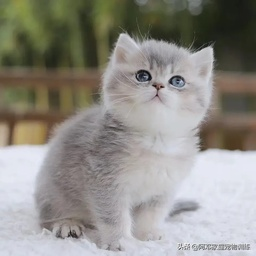
#> input picture ch11/cat.jpg, 256 x 256 px, shrunk from 960 x 960 before the run
$ python convolutions.py --image cat.jpg
#> lines starting #> are read from the running program, lines starting #| are printed output that depends on the picture
import argparse
import numpy as np
import cv2
from skimage.exposure import rescale_intensity


def convolve(image, K):
    # grab the spatial dimensions of the image and kernel
    (iH, iW) = image.shape[:2]
    (kH, kW) = K.shape[:2]

    # allocate memory for the output image, taking care to "pad" \
    # the borders of the input image so the spatial size (i.e., \
    # width and height) are not reduced
    pad = (kW - 1) // 2
    image = cv2.copyMakeBorder(image, pad, pad, pad, pad, cv2.BORDER_REPLICATE)
    output = np.zeros((iH, iW), dtype='float')

    # loop over the input image, "sliding" the kernel across \
    # each (x, y)-coordinate from left-to-right and top-to-bottom
    for y in np.arange(pad, iH + pad):
        for x in np.arange(pad, iW + pad):
            # extract the ROI (Region of Interest) of the image \
            # by extracting the *center* region of the current \
            # (x, y)-coordinates dimensions
            roi = image[y - pad:y + pad + 1, x - pad:x + pad + 1]

            # perform the actual convolution by taking the \
            # element-wise multiplication between the ROI and \
            # the kernel, then summing the matrix
            k = (roi * K).sum()

            # store the convolved value in the output \
            # (x, y)-coordinate of the output image
            output[y - pad, x - pad] = k

    # rescale the output image to be in the range [0, 255]
    output = rescale_intensity(output, in_range=(0, 255))
    output = (output * 255).astype('uint8')

    # return the output image
    return output


ap = argparse.ArgumentParser()
ap.add_argument('-i', '--image', required=True,
                help='path to the input image')
args = vars(ap.parse_args())

# construct average blurring kernels used to smooth an image
smallBlur = np.ones((7, 7), dtype='float') * (1.0 / (7 * 7))
largeBlur = np.ones((21, 21), dtype='float') * (1.0 / (21 * 21))

# construct a sharpening filter
sharpen = np.array((
    [0, -1, 0],
    [-1, 5, -1],
    [0, -1, 0]), dtype='int')

# construct the Laplacian kernel used to detect edge-like \
# regions of the image
laplacian = np.array((
    [0, 1, 0],
    [1, -4, 1],
    [0, 1, 0]), dtype='int')

# construct the Sobel x-axis kernel
sobelX = np.array((
    [-1, 0, 1],
    [-2, 0, 2],
    [-1, 0, 1]), dtype='int')

# construt the Sobel y-axis kernel
sobelY = np.array((
    [-1, -2, -1],
    [0, 0, 0],
    [1, 2, 1]), dtype='int')

# construct the emboss kernel
emboss = np.array((
    [-2, -1, 0],
    [-1, 1, 1],
    [0, 1, 2]), dtype='int')

# construct the kernel bank, a list of kernels we're going to apply \
# using both our custom "convolve" function and OpenCV's "filter2D" \
# function
kernelBank = (
    ('smallBlur', smallBlur),
    ('largeBlur', largeBlur),
    ('sharpen', sharpen),
    ('laplacian', laplacian),
    ('sobelX', sobelX),
    ('sobelY', sobelY),
    ('emboss', emboss))

# load the input image and convert it to grayscale
image = cv2.imread(args['image'])
#> image is the input picture: shape (256, 256, 3); mean B, G, R 135.2, 142, 144.3
gray = cv2.cvtColor(image, cv2.COLOR_BGR2GRAY)
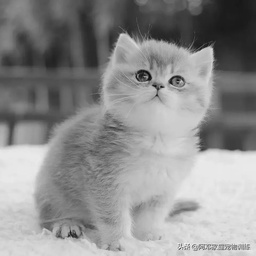
#> gray: shape (256, 256); min 12, max 255, mean 141.9

# loop over the kernels
for (kernelName, K) in kernelBank:
    # apply the kernel to the grayscale image using both our custom \
    # "convolve" function and OpenCV's "filter2D" function
    print('[INFO] applying {} kernel'.format(kernelName))
    convolveOutput = convolve(gray, K)
    opencvOutput = cv2.filter2D(gray, -1, K)

    # show the output images
    cv2.imshow('Original', gray)
    cv2.imshow('{} - convolve'.format(kernelName), convolveOutput)
    cv2.imshow('{} - opencv'.format(kernelName), opencvOutput)
    cv2.waitKey(0)
    cv2.destroyAllWindows()
#> this loop made 7 passes
#> pass 1, in convolve, `image = cv2.copyMakeBorder(image, pad, pad, pad, pad, cv2.BORDER_REPLI..`:
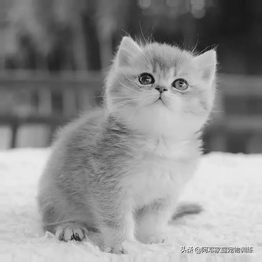
#> image: shape (262, 262); min 12, max 255, mean 142.1
#> pass 1, `convolveOutput = convolve(gray, K)`:
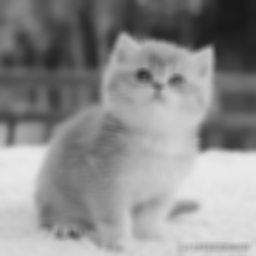
#> convolveOutput: shape (256, 256); min 25, max 233, mean 141.4
#> pass 2, in convolve (call 2), `image = cv2.copyMakeBorder(image, pad, pad, pad, pad, cv2.BORDER_REPLI..`:
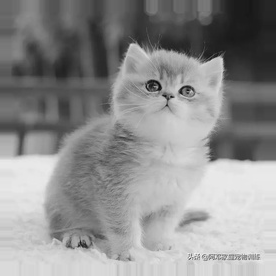
#> image: shape (276, 276); min 12, max 255, mean 142.5
